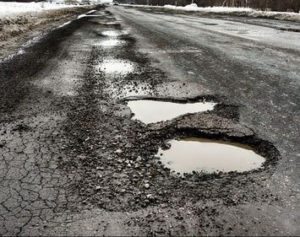
#> input picture 1.jpeg, 300 x 237 px
$ python brack.py
#> lines starting #> are read from the running program, lines starting #| are printed output that depends on the picture; after the words box and inside, x2 and y2 are one past the last pixel; in counts of white or black regions, pixels touching at a corner belong together
import cv2
import pickle
import numpy as np
import os
import matplotlib.pyplot as plt1
from skimage import feature
import matplotlib.pyplot as plt2

def nothing(x):
	pass


cv2.namedWindow("Trackbar")

cv2.createTrackbar("L-H", "Trackbar", 0 , 179, nothing)
cv2.createTrackbar("L-s", "Trackbar", 0 , 255, nothing)
cv2.createTrackbar("L-V", "Trackbar", 0 , 255, nothing)
cv2.createTrackbar("U-H", "Trackbar", 179 , 179, nothing)
cv2.createTrackbar("U-S", "Trackbar", 255 , 255, nothing)
cv2.createTrackbar("U-V", "Trackbar", 255 , 255, nothing)
cv2.createTrackbar("TH", "Trackbar", 0 , 255, nothing)


def describe(image,numPoints,radius, eps=1e-7):
        lbp = feature.local_binary_pattern(image, numPoints,
            radius, method="default")
        (hist, _) = np.histogram(lbp.ravel(),
            bins=np.arange(0, numPoints + 3),
            range=(0, numPoints + 2))

        hist = hist.astype("float")
        hist /= (hist.sum() + eps)

 		# cv2.imshow("lbp",lbp.astype("uint8"))
        return hist,lbp

def cannys(gray):

	gray = cv2.cvtColor(gray,cv2.COLOR_BGR2GRAY)
	blur = cv2.GaussianBlur(gray,(5,5),0)
	canny = cv2.Canny(blur,100,150)
	return canny,blur

def histrigramEqu(img):

	img = cv2.cvtColor(img,cv2.COLOR_BGR2GRAY)
	print(np.array(img))
	equ = cv2.equalizeHist(img)
	# res = np.hstack((img,equ))

	blur = cv2.GaussianBlur(equ,(5,5),0)

	cv2.imshow("ss",equ)
	cv2.imshow("bl",blur)

	TH = cv2.getTrackbarPos("TH","Trackbar")

	_, res2 = cv2.threshold(blur, 225, 255, cv2.THRESH_BINARY)


	cv2.imshow("th",res2)
	kernel = cv2.getStructuringElement(cv2.MORPH_ELLIPSE,(3,3))
	erosion = cv2.erode(res2,kernel,iterations = 2)

	res2 = cv2.dilate(erosion,kernel,iterations = 4)

	cv2.imshow("th2",res2)
	res2 = cv2.morphologyEx(res2, cv2.MORPH_OPEN, kernel)

	cv2.imshow("th3",res2)

# [61 lines left out: functions kmeans, morphology, cropImage, not called in this run]

if __name__ == '__main__':

	while True:
		frame = cv2.imread('1.jpeg')
#> frame is the input picture: shape (237, 300, 3); mean B, G, R 102.5, 107.5, 110.5

		frame = cv2.resize(frame, (512, 512))
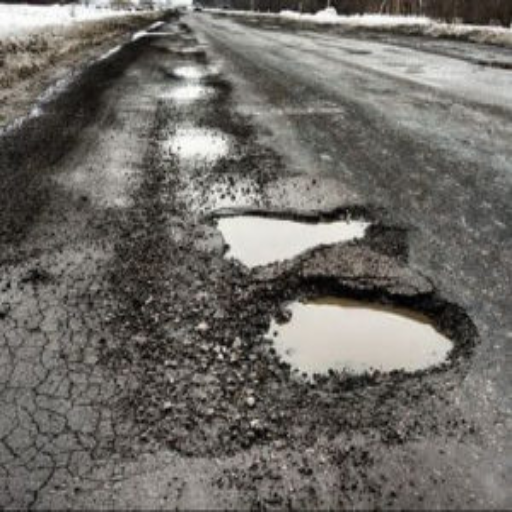
#> frame: shape (512, 512, 3); mean B, G, R 102.4, 107.4, 110.4

		hsv_frame = cv2.cvtColor(frame, cv2.COLOR_BGR2HSV)
#> hsv_frame: shape (512, 512, 3); mean H, S, V 21.6, 24, 110.6

		canny, blur = cannys(frame)
#> in cannys, `canny = cv2.Canny(blur,100,150)`:
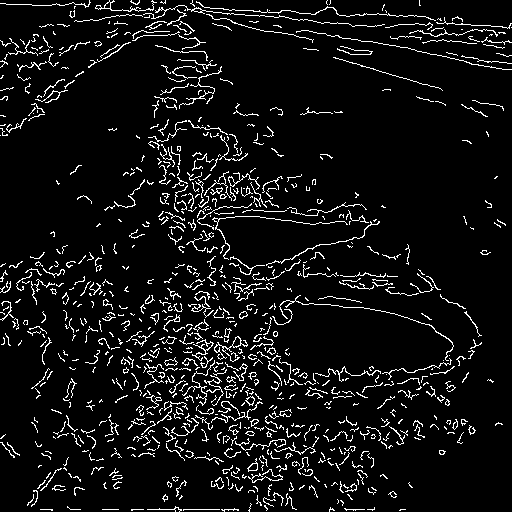
#> canny: shape (512, 512); 7% white in thin lines or dots
		l_h = cv2.getTrackbarPos("L-H", "Trackbar")
		l_s = cv2.getTrackbarPos("L-S", "Trackbar")
		l_v = cv2.getTrackbarPos("L-V", "Trackbar")
		u_h = cv2.getTrackbarPos("U-H", "Trackbar")
		u_s = cv2.getTrackbarPos("U-S", "Trackbar")
		u_v = cv2.getTrackbarPos("U-V", "Trackbar")

		low_red = np.array([l_h, l_s, l_v])
		high_red = np.array([u_h, u_s, u_v])
		red_mask = cv2.inRange(hsv_frame, low_red, high_red)
#> red_mask: shape (512, 512); every value is 255
		red = cv2.bitwise_and(frame, frame, mask=red_mask)

		# morphology(frame)

		img = cv2.cvtColor(red, cv2.COLOR_BGR2GRAY)
		# kmeans(red)
		histrigramEqu(red)
#> (printed output is left out)
#> in histrigramEqu, `equ = cv2.equalizeHist(img)`:
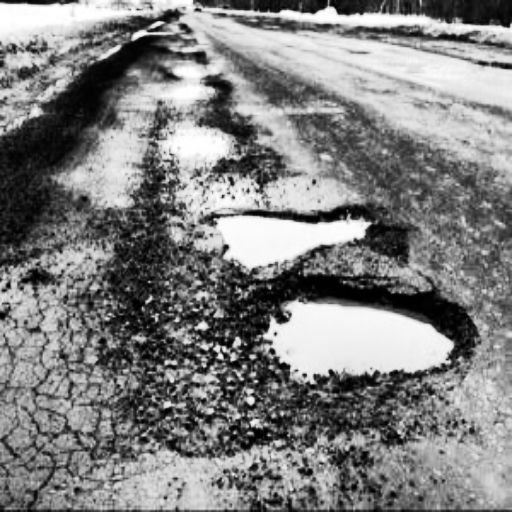
#> equ: shape (512, 512); min 0, max 255, mean 128.3
#> in histrigramEqu, `_, res2 = cv2.threshold(blur, 225, 255, cv2.THRESH_BINARY)`: res2: shape (512, 512); 10.8% white; 68 white regions (45 under 20 px), largest, box (x1, y1, x2, y2) and area: (265, 303, 451, 377) 9024, (203, 15, 512, 101) 5432, (217, 217, 367, 268) 4378
#> in histrigramEqu, `erosion = cv2.erode(res2,kernel,iterations = 2)`:
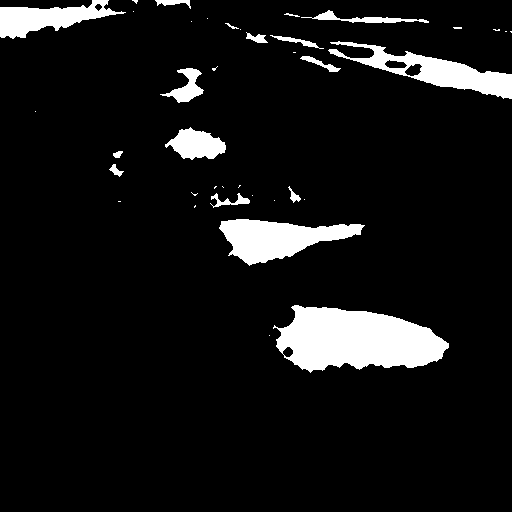
#> erosion: shape (512, 512); 8% white; 39 white regions (22 under 20 px), largest, box (x1, y1, x2, y2) and area: (273, 305, 449, 373) 8085, (219, 219, 365, 266) 3717, (328, 41, 512, 99) 3342
#> in histrigramEqu, `res2 = cv2.dilate(erosion,kernel,iterations = 4)`:
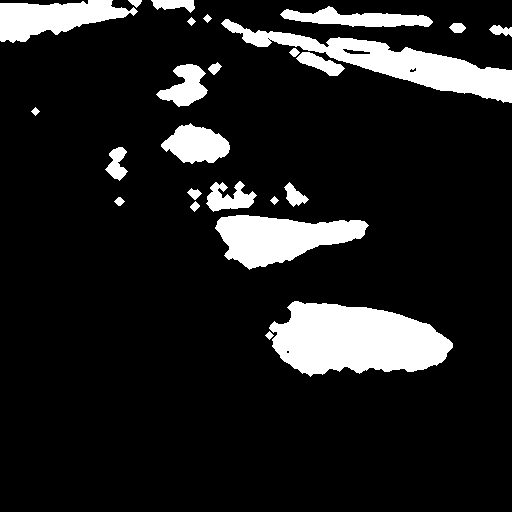
#> res2: shape (512, 512); 12.7% white; 25 white regions, largest, box (x1, y1, x2, y2) and area: (269, 301, 453, 377) 9803, (221, 19, 512, 103) 6664, (215, 215, 369, 270) 5033
		# cv2.imshow("blur",blur)
		# cv2.imshow("canny",canny)
		hist, lbp = describe(img, 24, 8)
#> in describe, `lbp = feature.local_binary_pattern(image, numPoints, radius, method="d..`:
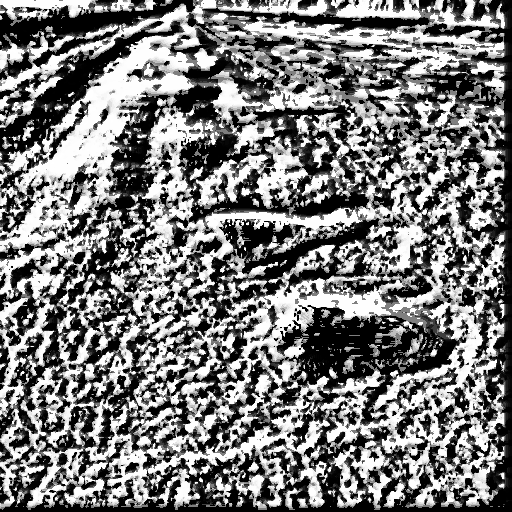
#> lbp: shape (512, 512) float64; min 0, max 16777215, mean 8078638; drawn with min black and max white
#> in describe, `(hist, _) = np.histogram(lbp.ravel(), bins=np.arange(0, numPoints + 3)..`: hist = 26 values, max 11090 at index 0, min 1 at index 21, mean 556.4
#> in describe, `hist /= (hist.sum() + eps)`: hist = 26 values, max 0.767 at index 0, min 6.91e-05 at index 21, mean 0.0385
		#
		cv2.imshow("lbp", lbp.astype("uint8"))
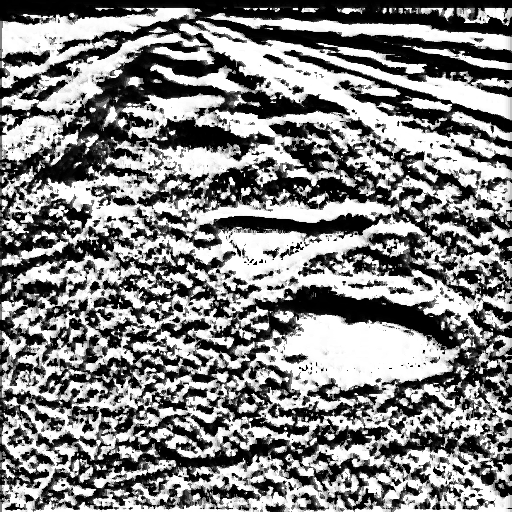
#> window 'lbp': shape (512, 512); min 0, max 255, mean 130.5
		cv2.imshow("frame", red)

		k = cv2.waitKey(0)
#> (key Esc is pressed here)
		if k % 256 == 27:
			print("Escape hit, closing...")
			break

	cv2.destroyAllWindows()

$ run again, with 112.png saved as 1.jpeg
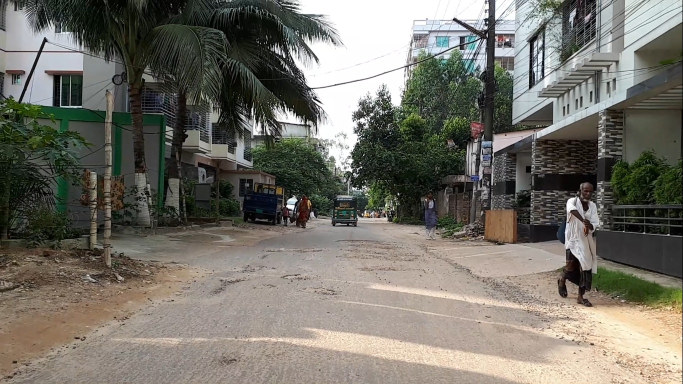
#> input picture 112.png, 1366 x 768 px (shown at 1/2 size)
#> frame is the input picture: shape (768, 1366, 3); mean B, G, R 105.1, 114, 117
#> frame: shape (512, 512, 3)
#> hsv_frame: shape (512, 512, 3); mean H, S, V 40.8, 50.5, 120.7
#> in cannys, `canny = cv2.Canny(blur,100,150)`:
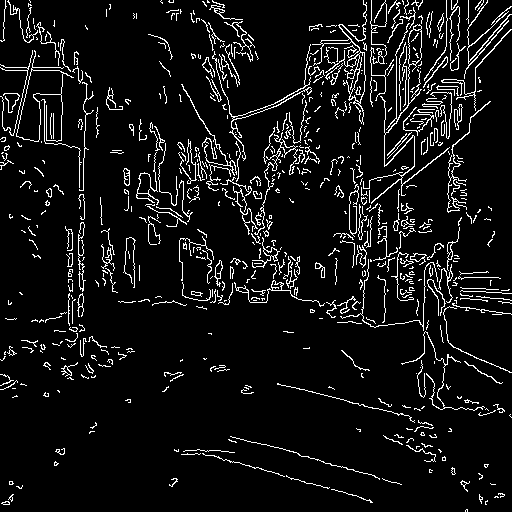
#> canny: shape (512, 512); 7.4% white in thin lines or dots
#> red_mask: shape (512, 512); every value is 255
#> (printed output is left out)
#> erosion: shape (512, 512); 7.5% white; 42 white regions (19 under 20 px), largest, box (x1, y1, x2, y2) and area: (223, 0, 363, 114) 8320, (228, 442, 473, 512) 4794, (435, 414, 512, 493) 2999
#> in describe, `(hist, _) = np.histogram(lbp.ravel(), bins=np.arange(0, numPoints + 3)..`: hist = 26 values, max 10421 at index 0, min 9 at index 21, mean 506.8
#> in describe, `hist /= (hist.sum() + eps)`: hist = 26 values, max 0.791 at index 0, min 0.000683 at index 21, mean 0.0385
#> `cv2.imshow("lbp", lbp.astype("uint8"))`:
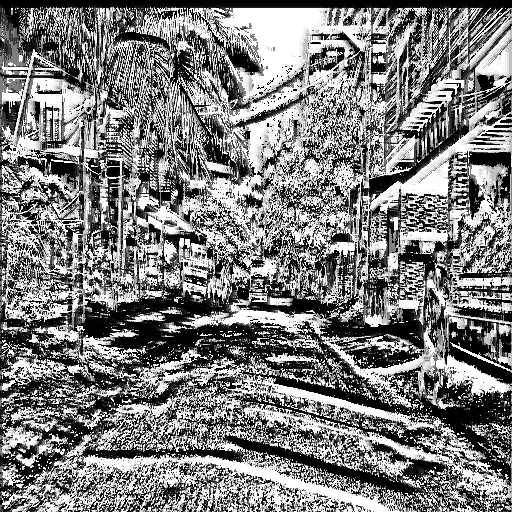
#> window 'lbp': shape (512, 512); min 0, max 255, mean 125.6

$ run again, with 158.jpg copied over 1.jpeg
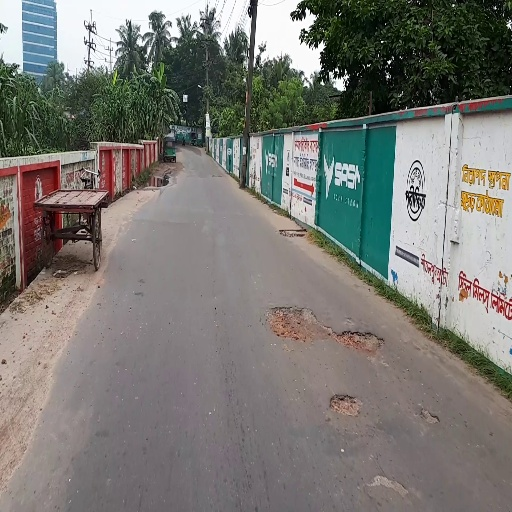
#> input picture 158.jpg, 512 x 512 px
#> frame is the input picture: shape (512, 512, 3); mean B, G, R 116.3, 121.1, 122.1
#> hsv_frame: shape (512, 512, 3); mean H, S, V 67.2, 50.8, 129.2
#> in cannys, `canny = cv2.Canny(blur,100,150)`:
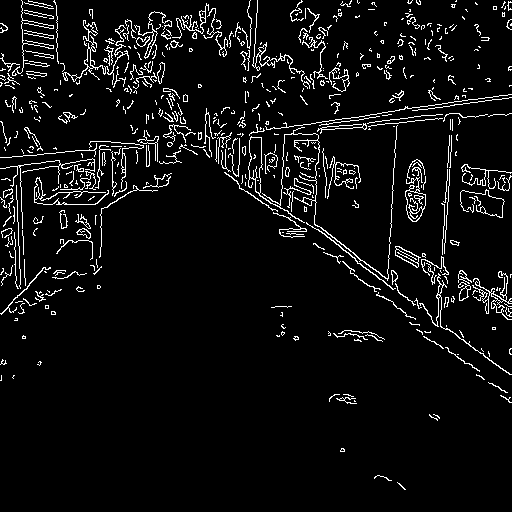
#> canny: shape (512, 512); 5.8% white in thin lines or dots
#> red_mask: shape (512, 512); every value is 255
#> (printed output is left out)
#> erosion: shape (512, 512); 6.9% white; 42 white regions (25 under 20 px), largest, box (x1, y1, x2, y2) and area: (56, 0, 248, 73) 5232, (393, 128, 448, 259) 3640, (458, 190, 512, 287) 2850
#> in describe, `(hist, _) = np.histogram(lbp.ravel(), bins=np.arange(0, numPoints + 3)..`: hist = 26 values, max 10919 at index 0, min 8 at index 22, mean 519.3
#> in describe, `hist /= (hist.sum() + eps)`: hist = 26 values, max 0.809 at index 0, min 0.000593 at index 22, mean 0.0385
#> `cv2.imshow("lbp", lbp.astype("uint8"))`:
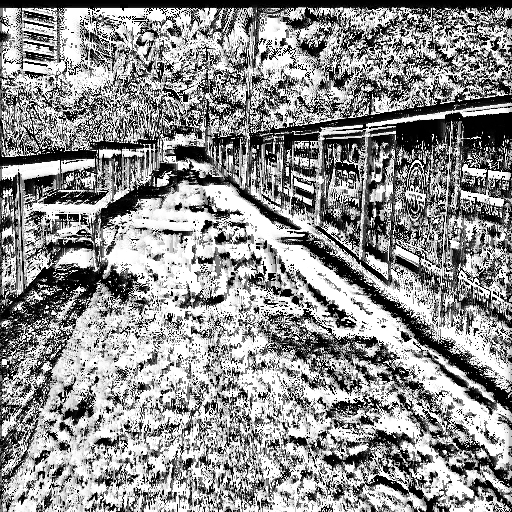
#> window 'lbp': shape (512, 512); min 0, max 255, mean 143.8

$ run again, with 180.jpg copied over 1.jpeg
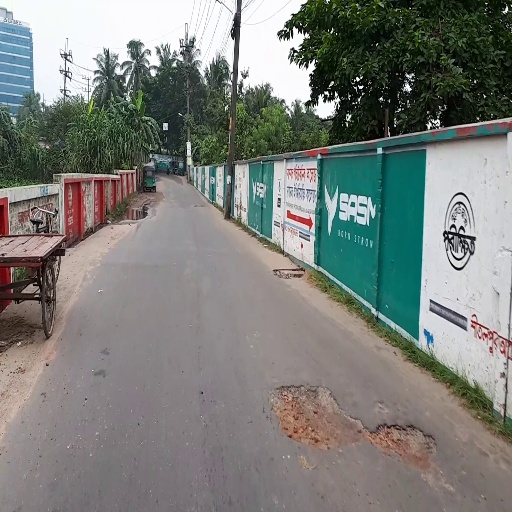
#> input picture 180.jpg, 512 x 512 px
#> frame is the input picture: shape (512, 512, 3); mean B, G, R 122.5, 126.8, 123.6
#> hsv_frame: shape (512, 512, 3); mean H, S, V 74.4, 53.7, 133.8
#> canny: shape (512, 512); 6.1% white in thin lines or dots, all inside (x1, y1, x2, y2) = (0, 0, 512, 447)
#> red_mask: shape (512, 512); every value is 255
#> (printed output is left out)
#> erosion: shape (512, 512); 7.6% white; 40 white regions (28 under 20 px), largest, box (x1, y1, x2, y2) and area: (0, 0, 233, 103) 11447, (241, 0, 310, 104) 4306, (423, 166, 468, 346) 3162
#> in describe, `(hist, _) = np.histogram(lbp.ravel(), bins=np.arange(0, numPoints + 3)..`: hist = 26 values, max 10452 at index 0, min 7 at index 21, mean 495.2
#> in describe, `hist /= (hist.sum() + eps)`: hist = 26 values, max 0.812 at index 0, min 0.000544 at index 21, mean 0.0385
#> `cv2.imshow("lbp", lbp.astype("uint8"))`:
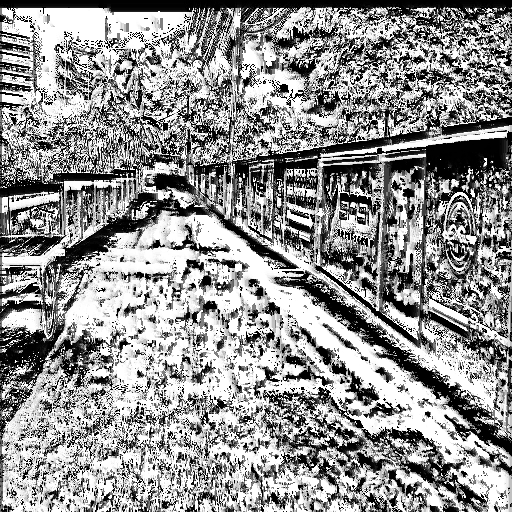
#> window 'lbp': shape (512, 512); min 0, max 255, mean 145.7
